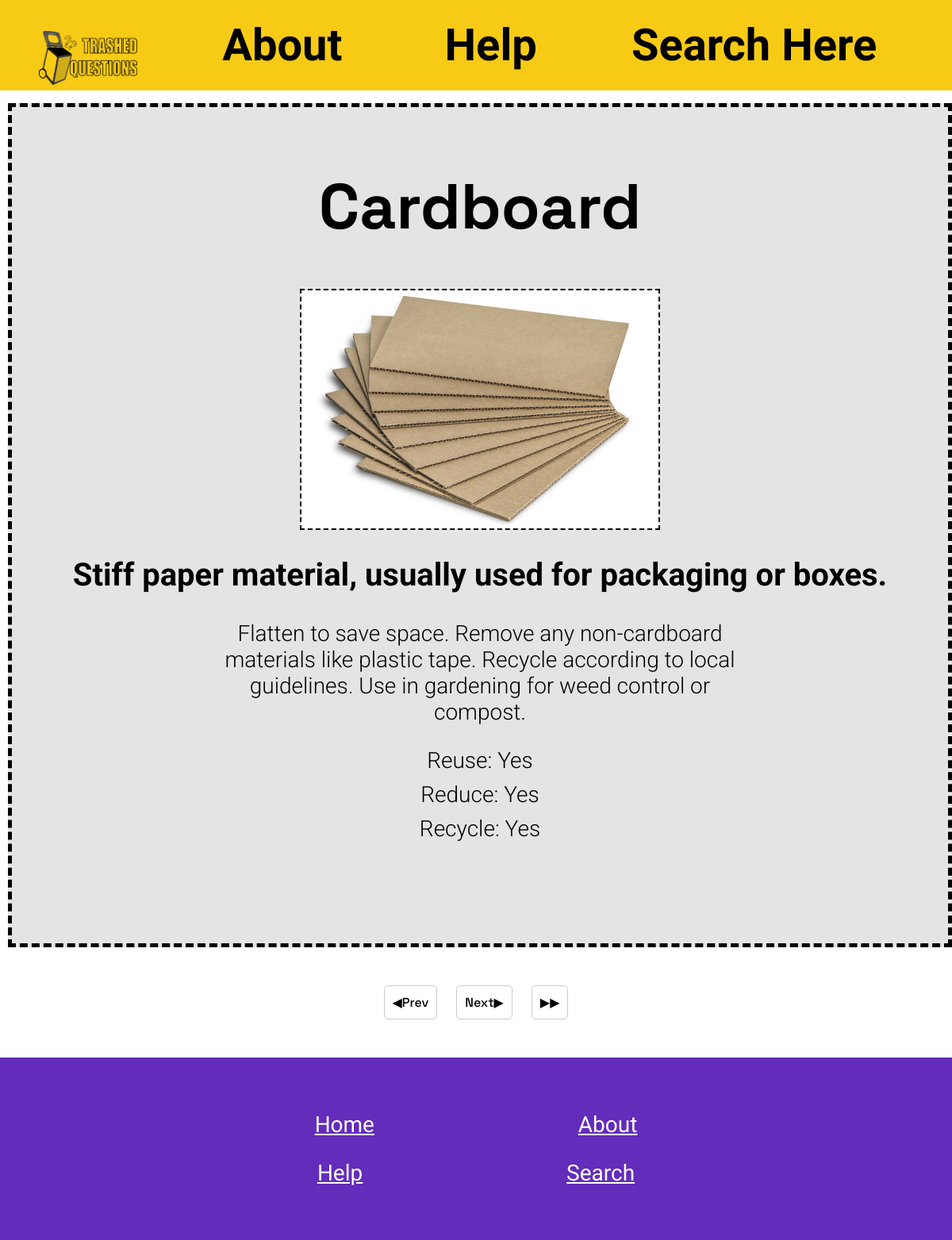
/item/8, run on the app's committed database.
### tables this page shows
CREATE TABLE Trash (id INTEGER PRIMARY KEY AUTOINCREMENT, name TEXT NOT NULL, description TEXT, instructions TEXT, bins INTEGER NOT NULL REFERENCES Bins (id), rrr INTEGER NOT NULL REFERENCES RRR (id), image TEXT);

CREATE TABLE RRR (id INTEGER PRIMARY KEY AUTOINCREMENT, reduce TEXT NOT NULL, reuse TEXT NOT NULL, recycle TEXT NOT NULL);

### Routes.py (the view)
@app.route('/item/<int:id>')
def item(id):
    conn = sqlite3.connect("Webdatabase.db")
    cur = conn.cursor()
    cur.execute("SELECT * FROM Trash WHERE id=?", (id,))
    trash = cur.fetchone()
    cur.execute("""SELECT * FROM RRR WHERE id =
                (SELECT rrr FROM Trash WHERE id=?)""", (id,))
    rrr = cur.fetchone()
    cur.execute("SELECT id FROM Trash ORDER BY ID DESC")
    max_limit = cur.fetchone()
    next_button = id+1
    previous_button = id-1
    next_by_10_button = id+10
    previous_by_10_button = id-10
    hide_previous_by_10_button = None
    hide_next_by_10_button = None
    hide_next_button = None
    hide_previous_button = None
    if id > max_limit[0]:
        return redirect(url_for('homepage'))
    if id == max_limit[0] or id >= max_limit[0]:
        id = max_limit[0]
        next_button = id
        next_by_10_button = id
        hide_next_button = HIDDEN
    if id <= 0:
        return redirect(url_for('homepage'))
    if id == 1:
        hide_previous_button = HIDDEN
    if id <= 10:
        hide_previous_by_10_button = HIDDEN
    if id+9 >= max_limit[0]:
        hide_next_by_10_button = HIDDEN
    cur = conn.cursor()
    cur.execute("SELECT bins FROM Trash WHERE id=?", (id,))
    bins = cur.fetchone()
    color = DEFAULT
    if bins == (1,):
        color = DEFAULT
    if bins == (2,) or bins == (6,):
        color = TRASH
    if bins == (3,) or bins == (5,) or bins == (7,) or bins == (8,):
        color = RECYCLE
    if bins == (4,):
        color = COMPOST
    return render_template('item.html', trash=trash, rrr=rrr, idp=next_button,
                           idm=previous_button, idp10=next_by_10_button,
                           idm10=previous_by_10_button,
                           hideprev=hide_previous_button,
                           hideforw=hide_next_button,
                           hideprevall=hide_previous_by_10_button,
                           hideforwall=hide_next_by_10_button, color=color)

### templates/item.html (shortened to what this page needs)
{% extends 'layout.html' %}
{% block content %}
<div class="box" style="display:block">
    <h1>{{trash[1]}}</h1>
    <img src = "/static/images/{{trash[6]}}" class = "image" style="text-align: center;" title="{{trash[1]}}"/>
    <h2>{{trash[2]}}</h2>
    <p>{{trash[3]}}</p>
    <p>Reuse: {{rrr[1]}}<br>
        Reduce: {{rrr[2]}}<br>
        Recycle: {{rrr[3]}}</p>
</div>
<div style="text-align: center;">
    <a class="button" {{hideprev}} href="{{ '/item/%s'%idm }}">◀Prev</a>
    <a class="button" {{hideforw}} href="{{ '/item/%s'%idp }}">Next▶</a>
    <a class="button" {{hideforwall}} href="{{ '/item/%s'%idp10 }}">▶▶</a>
</div>
{% endblock %}

### static/style.css (style rules this page uses)
body { margin: 0; padding: 0; }
.image { height: 300px; margin-left: auto; margin-right: auto; display:block; border:2.5px dashed black; }
h1 { font-size: 500%; font-family: "Space Grotesk", sans-serif; font-weight: 700; font-style: normal; text-align: center; }
h2 { font-size: 250%; font-family: "Roboto", sans-serif; font-weight: 700; font-style: normal; text-align: center; }
p { font-size: 175%; font-family: "Roboto", sans-serif; font-weight: 300; font-style: normal; margin-left: auto; margin-right: auto; display:block; text-align: center; width: 700px; }
.button { margin:10px; padding:10px; border:1px solid #ccc; border-radius:5px; font-family: "Space Grotesk", sans-serif; font-weight: 500; font-style: normal; }
a { text-decoration: none; color:black }
main div { margin-bottom:5%; }
.box { background-color: #e4e4e4; width: 100%; height:auto; padding-bottom:100px; border: dashed 5px; padding-top: 20px; }

### data on the page
Trash: name "Cardboard", image (picture), description "Stiff paper material, usually used for packaging or boxes.", instructions "Flatten to save space. Remove any non-cardboard materials like plastic tape. Recycle according to local guidelines. Use in gardening for weed control or compost."
RRR: reduce "Yes", reuse "Yes", recycle "Yes"
